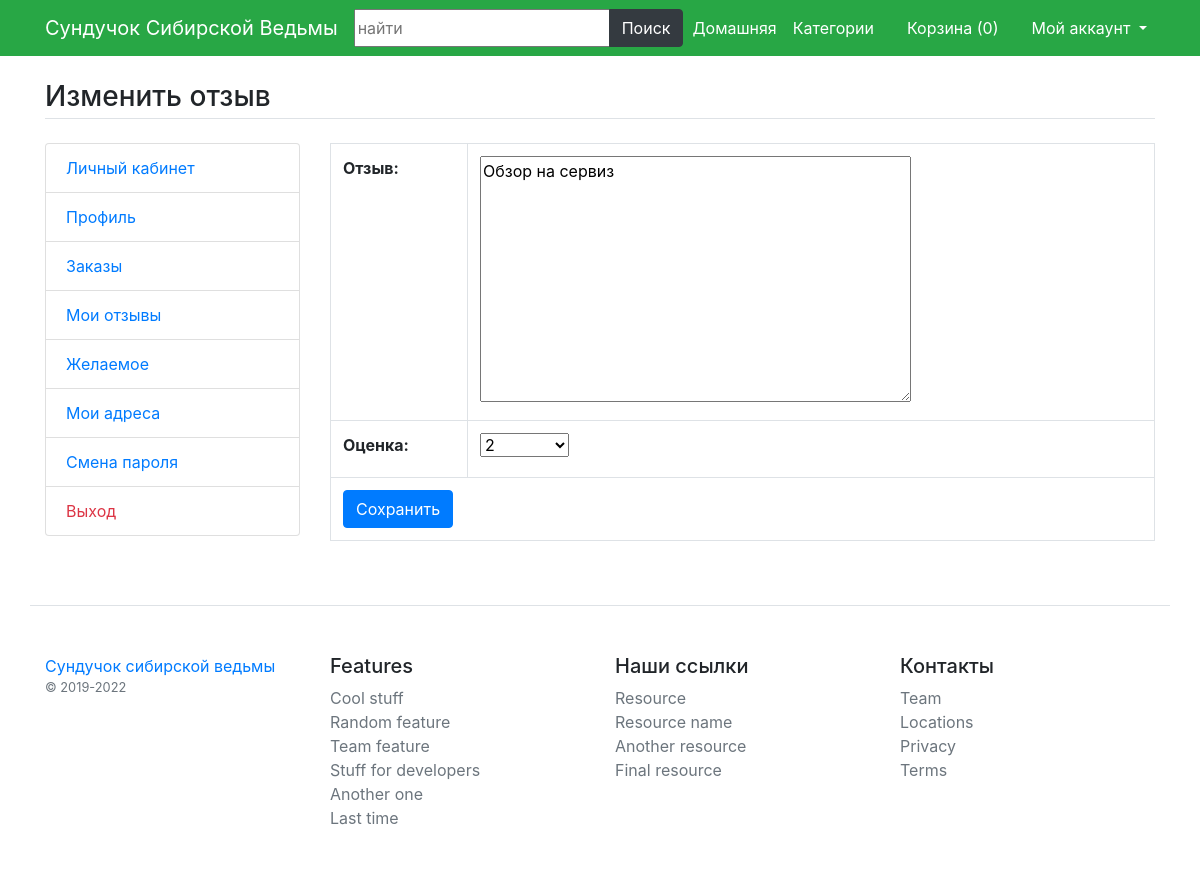
The app's page /update-review/8, older data.
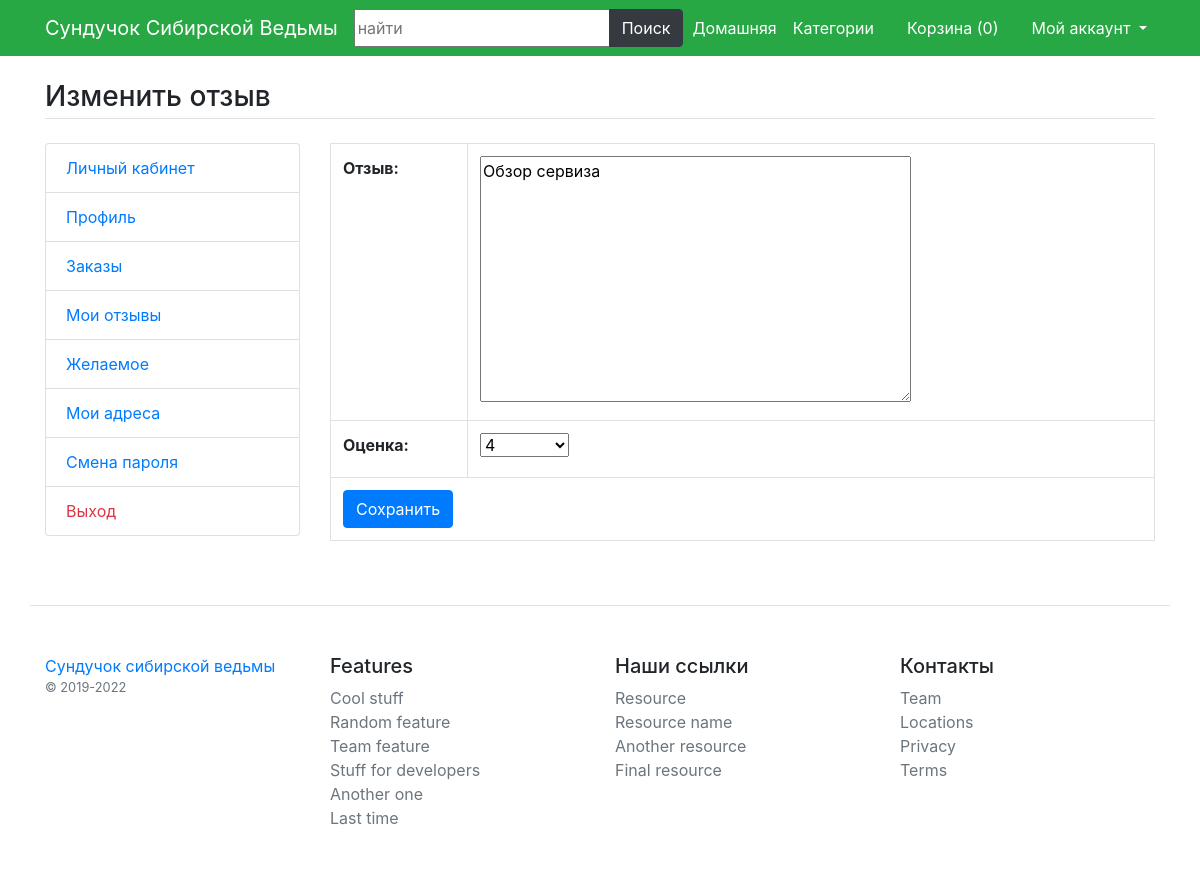
The same page, newer data.
### main/models.py (models this page shows, shortened)
class ProductReview(models.Model):
    user = models.ForeignKey(User, on_delete=models.CASCADE, verbose_name='Пользователь')
    product = models.ForeignKey(Product, on_delete=models.CASCADE, verbose_name='Товар')
    review_text = models.TextField(verbose_name='Отзыв')
    review_rating = models.IntegerField(choices=RATING, verbose_name='Оценка')
    class Meta:
        verbose_name = 'Рейтинг товара'
        verbose_name_plural = '07. Рейтинги товаров'

### main/views.py (the view)
# urls.py: path('update-review/<int:id>',views.update_review, name='update-review'),
def update_review(request, id):
    review = ProductReview.objects.get(pk=id)
    if request.method=='POST':
        form = ReviewAdd(request.POST, instance=review)
        if form.is_valid():
            saveForm = form.save(commit=False)
            saveForm.user=request.user
            saveForm.save()
            return redirect('/my-reviews')
    else:
        form=ReviewAdd(instance=review)
    return render(request, 'user/update-review.html', {'form':form})

### main/forms.py
class ReviewAdd(forms.ModelForm):
    class Meta:
        model = ProductReview
        fields = ('review_text', 'review_rating')

### main/template_context.py (called while the page is built)
def get_filters(request):
    cats = Product.objects.distinct().values('category__title', 'category__id')
    minMaxPrice = Product.objects.aggregate(Min('price', output_field=FloatField()), Max('price', output_field=FloatField()))
    data = {
        'cats': cats,
        'minMaxPrice': minMaxPrice,
    }
    return data

### main/templates/user/update-review.html (shortened to what this page needs)
{% extends 'base.html' %}
{% load static %}
{% block content %}
<main class="container my-4">
	<h3 class="my-4 border-bottom pb-1">Изменить отзыв</h3>
	<div class="row">
		<div class="col-md-3">
			{% include 'user/user-sidebar.html' %}
		</div>
		<div class="col-md-9">
			<table class="table table-bordered">
				<form method="post">
					{{form.as_table}}
					<tr>
						<td colspan="2">
							<input type="submit" value="Сохранить" class="btn btn-primary" />
						</td>
					</tr>
				</form>
			</table>
		</div>
	</div>
</main>
{% endblock %}

Row changes from the older to the newer data that the page shows:
changed ProductReview: review_text "Обзор на сервиз" → "Обзор сервиза"; review_rating "2" → "4"
